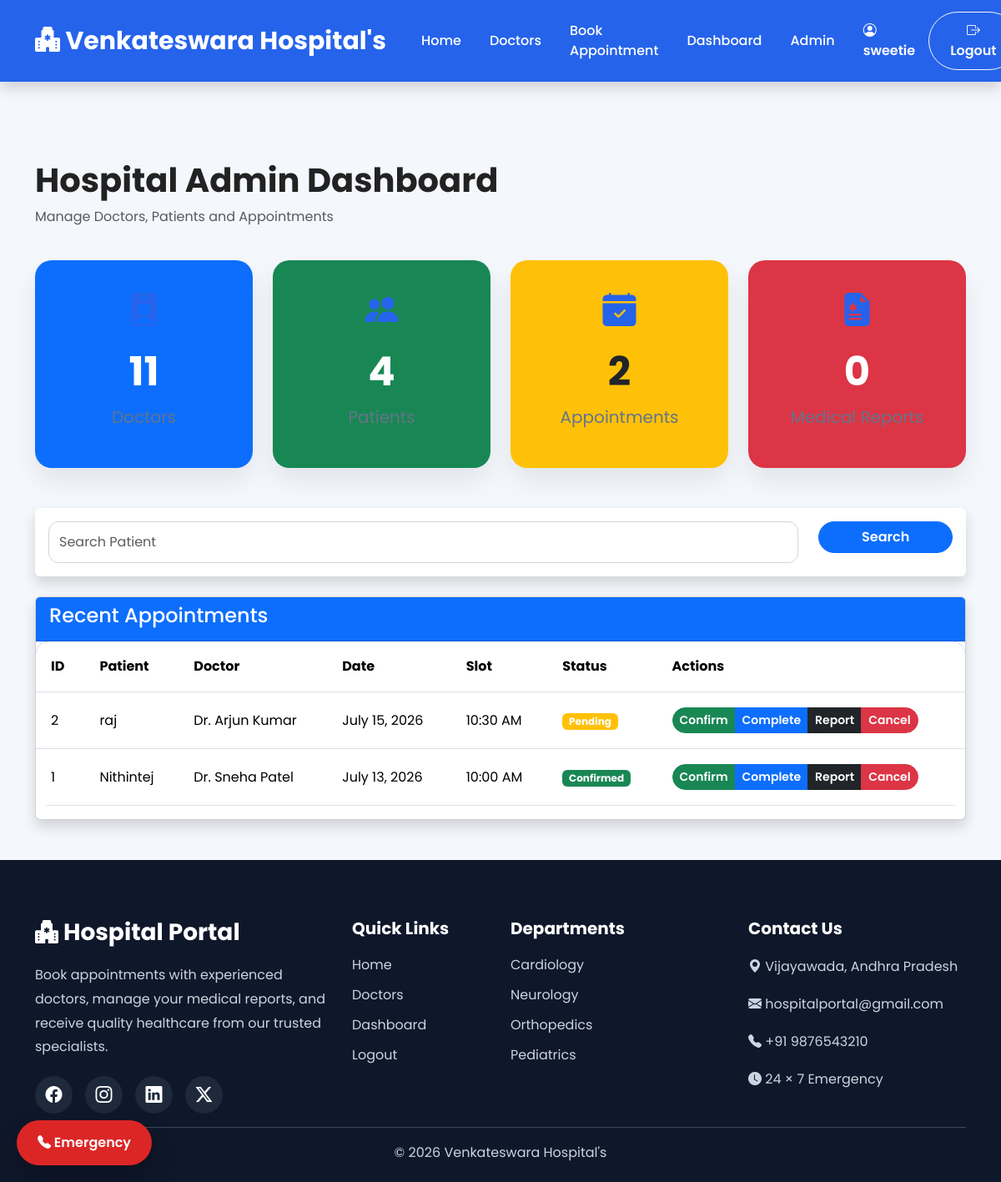
/admin-dashboard/ (signed in), run on the app's committed database.
### appointments/models.py (models this page shows, shortened)
class Appointment(models.Model):
    STATUS = [
        ('PENDING', 'Pending'),
        ('CONFIRMED', 'Confirmed'),
        ('COMPLETED', 'Completed'),
        ('CANCELLED', 'Cancelled'),
    ]
    doctor = models.ForeignKey(
        Doctor,
        on_delete=models.CASCADE,
        related_name='appointments'
    )
    patient = models.ForeignKey(
        Patient,
        on_delete=models.CASCADE,
        related_name='appointments'
    )
    appointment_date = models.DateField()
    time_slot = models.CharField(max_length=30)
    reason = models.TextField(blank=True)
    status = models.CharField(
        max_length=20,
        choices=STATUS,
        default='PENDING'
    )
    created_at = models.DateTimeField(auto_now_add=True)
    class Meta:
        unique_together = (
            'doctor',
            'appointment_date',
            'time_slot'
        )

class Patient(models.Model):
    user = models.OneToOneField(
        User,
        on_delete=models.CASCADE,
        null=True,
        blank=True
    )
    GENDER = [
        ('Male', 'Male'),
        ('Female', 'Female'),
        ('Other', 'Other'),
    ]
    BLOOD_GROUPS = [
        ('A+', 'A+'),
        ('A-', 'A-'),
        ('B+', 'B+'),
        ('B-', 'B-'),
        ('AB+', 'AB+'),
        ('AB-', 'AB-'),
        ('O+', 'O+'),
        ('O-', 'O-'),
    ]
    name = models.CharField(max_length=100)
    age = models.PositiveIntegerField()
    gender = models.CharField(
        max_length=10,
        choices=GENDER
    )
    phone = models.CharField(
    max_length=15,
    blank=True,
    default=""
    )
    email = models.EmailField()
    address = models.TextField()
    blood_group = models.CharField(
        max_length=5,
        choices=BLOOD_GROUPS
    )
    created_at = models.DateTimeField(auto_now_add=True)

class Doctor(models.Model):
    DEPARTMENTS = [
        ('CARDIO', 'Cardiology'),
        ('PEDIA', 'Pediatrics'),
        ('ORTHO', 'Orthopedics'),
        ('NEURO', 'Neurology'),
    ]
    name = models.CharField(max_length=100)
    profile_image = models.ImageField(
        upload_to='doctors/',
        default='doctors/default.png'
    )
    department = models.CharField(
        max_length=10,
        choices=DEPARTMENTS
    )
    specialization = models.CharField(max_length=150)
    qualification = models.CharField(max_length=200)
    experience = models.PositiveIntegerField(
        help_text="Experience in Years"
    )
    consultation_fee = models.DecimalField(
        max_digits=8,
        decimal_places=2
    )
    available_days = models.CharField(
        max_length=100,
        default="Monday,Tuesday,Wednesday,Thursday,Friday"
    )
    available_time = models.CharField(
        max_length=100,
        default="09:00 AM - 05:00 PM"
    )
    email = models.EmailField()
    phone = models.CharField(
    max_length=15,
    blank=True,
    default=""
)
    about = models.TextField()
    rating = models.DecimalField(
        max_digits=2,
        decimal_places=1,
        default=5.0
    )
    is_active = models.BooleanField(default=True)
    created_at = models.DateTimeField(auto_now_add=True)
    class Meta:
        ordering = ['name']

### appointments/views.py (the view)
@login_required(login_url="login")
def admin_dashboard(request):
    if not request.user.is_staff:
        messages.error(
            request,
            "Access Denied."
        )
        return redirect("home")
    search = request.GET.get("search")
    appointments = Appointment.objects.select_related(
        "doctor",
        "patient"
    ).order_by(
        "-appointment_date"
    )
    if search:
        appointments = appointments.filter(
            patient__name__icontains=search
        )
    context = {
        "doctor_count": Doctor.objects.count(),
        "patient_count": Patient.objects.count(),
        "appointment_count": Appointment.objects.count(),
        "report_count": MedicalReport.objects.count(),
        "appointments": appointments,
    }
    return render(
        request,
        "adminpanel/dashboard.html",
        context
    )

### templates/adminpanel/dashboard.html (shortened to what this page needs)
{% extends 'base.html' %}
{% block content %}
<div class="container py-5 mt-5">
<div class="row mb-4">
<div class="col">
<h1 class="fw-bold">
Hospital Admin Dashboard
</h1>
<p class="text-muted">
Manage Doctors, Patients and Appointments
</p>
</div>
</div>
<div class="row g-4 mb-5">
<div class="col-lg-3">
<div class="dashboard-card bg-primary text-white">
<i class="bi bi-person-badge-fill fs-1"></i>
<h2>
{{doctor_count}}
</h2>
<p>
</p>
</div>
</div>
<div class="col-lg-3">
<div class="dashboard-card bg-success text-white">
<i class="bi bi-people-fill fs-1"></i>
<h2>
{{patient_count}}
</h2>
<p>
</p>
</div>
</div>
<div class="col-lg-3">
<div class="dashboard-card bg-warning text-dark">
<i class="bi bi-calendar-check-fill fs-1"></i>
<h2>
{{appointment_count}}
</h2>
<p>
Appointments
</p>
</div>
</div>
<div class="col-lg-3">
<div class="dashboard-card bg-danger text-white">
<i class="bi bi-file-earmark-medical-fill fs-1"></i>
<h2>
{{report_count}}
</h2>
<p>
</p>
</div>
</div>
</div>
<div class="card shadow border-0 mb-4">
<div class="card-body">
<form method="GET">
<div class="row">
<div class="col-lg-10">
<input
type="text"
class="form-control"
placeholder="Search Patient"
name="search"
value="{{request.GET.search}}">
</div>
<div class="col-lg-2">
<button
class="btn btn-primary w-100">
Search
</button>
</div>
</div>
</form>
</div>
</div>
<div class="card shadow">
<div class="card-header bg-primary text-white">
<h4>
Recent Appointments
</h4>
</div>
<div class="table-responsive">
<table class="table table-hover align-middle">
<thead>
<tr>
<th>ID</th>
<th>Patient</th>
<th>Doctor</th>
<th>Date</th>
<th>Slot</th>
<th>Status</th>
<th>Actions</th>
</tr>
</thead>
<tbody>
{% for appointment in appointments %}
<tr>
<td>
{{appointment.id}}
</td>
<td>
{{appointment.patient.name}}
</td>
<td>
Dr. {{appointment.doctor.name}}
</td>
<td>
{{appointment.appointment_date}}
</td>
<td>
{{appointment.time_slot}}
</td>
<td>
{% if appointment.status == "PENDING" %}
<span class="badge bg-warning">
Pending
</span>
{% elif appointment.status == "CONFIRMED" %}
<span class="badge bg-success">
Confirmed
</span>
{% elif appointment.status == "COMPLETED" %}
<span class="badge bg-primary">
Completed
</span>
{% else %}
<span class="badge bg-danger">
Cancelled
</span>
{% endif %}
</td>
<td>
<div class="btn-group">
<a
href="{% url 'update_status' appointment.id 'CONFIRMED' %}"
class="btn btn-success btn-sm">
Confirm
</a>
<a
href="{% url 'update_status' appointment.id 'COMPLETED' %}"
class="btn btn-primary btn-sm">
Complete
</a>
<a
href="{% url 'create_medical_report' appointment.id %}"
class="btn btn-dark btn-sm">
Report
</a>
<a
href="{% url 'update_status' appointment.id 'CANCELLED' %}"
class="btn btn-danger btn-sm">
Cancel
</a>
</div>
</td>
</tr>
{% empty %}
<tr>
<td colspan="7">
No appointments found.
</td>
</tr>
{% endfor %}
</tbody>
</table>
</div>
</div>
</div>
{% endblock %}

### templates/base.html (shortened to what this page needs)
{% load static %}
<!DOCTYPE html>
<html lang="en">
<head>
    <link href="https://cdn.jsdelivr.net/npm/bootstrap@5.3.3/dist/css/bootstrap.min.css"
          rel="stylesheet">
    <link href="https://cdn.jsdelivr.net/npm/bootstrap-icons@1.11.3/font/bootstrap-icons.min.css"
          rel="stylesheet">
    <link rel="stylesheet"
          href="{% static 'css/style.css' %}">
</head>
<body>
<nav class="navbar navbar-expand-lg navbar-dark fixed-top shadow">
    <div class="container">
        <a class="navbar-brand fw-bold"
           href="{% url 'home' %}">
            <i class="bi bi-hospital-fill"></i>
            Venkateswara Hospital's
        </a>
        <div class="collapse navbar-collapse"
             id="navbarNav">
            <ul class="navbar-nav ms-auto align-items-lg-center">
                <li class="nav-item">
                    <a class="nav-link"
                       href="{% url 'home' %}">
                        Home
                    </a>
                </li>
                <li class="nav-item">
                    <a class="nav-link"
                       href="{% url 'doctor_list' %}">
                        Doctors
                    </a>
                </li>
                {% if user.is_authenticated %}
                <li class="nav-item">
                    <a class="nav-link"
                       href="{% url 'doctor_list' %}">
                        Book Appointment
                    </a>
                </li>
                <li class="nav-item">
                    <a class="nav-link"
                       href="{% url 'patient_dashboard' %}">
                        Dashboard
                    </a>
                </li>
                {% if user.is_staff %}
                <li class="nav-item">
                    <a class="nav-link"
                       href="{% url 'admin_dashboard' %}">
                        Admin
                    </a>
                </li>
                {% endif %}
                <li class="nav-item">
                    <span class="nav-link text-warning fw-semibold">
                        <i class="bi bi-person-circle"></i>
                        {{ user.first_name|default:user.username }}
                    </span>
                </li>
                <li class="nav-item ms-lg-2">
                    <a class="btn btn-outline-light rounded-pill"
                       href="{% url 'logout' %}">
                        <i class="bi bi-box-arrow-right"></i>
                        Logout
                    </a>
                </li>
                {% endif %}
            </ul>
        </div>
    </div>
</nav>
<div class="container mt-5 pt-5">
</div>
{% block content %}
{% endblock %}
<a href="tel:+919876543210"
   class="emergency-btn">
    <i class="bi bi-telephone-fill"></i>
    Emergency
</a>
<footer class="footer">
<div class="container">
<div class="row gy-4">
<div class="col-lg-4">
<h3>
<i class="bi bi-hospital-fill"></i>
Hospital Portal
</h3>
<p>
Book appointments with experienced doctors,
manage your medical reports,
and receive quality healthcare from our trusted specialists.
</p>
<div class="social-icons">
<a href="#">
<i class="bi bi-facebook"></i>
</a>
<a href="#">
<i class="bi bi-instagram"></i>
</a>
<a href="#">
<i class="bi bi-linkedin"></i>
</a>
<a href="#">
<i class="bi bi-twitter-x"></i>
</a>
</div>
</div>
<div class="col-lg-2">
<h5>
Quick Links
</h5>
<ul class="footer-links">
<li>
<a href="{% url 'home' %}">
Home
</a>
</li>
<li>
<a href="{% url 'doctor_list' %}">
Doctors
</a>
</li>
<li>
<a href="{% url 'patient_dashboard' %}">
Dashboard
</a>
</li>
{% if user.is_authenticated %}
<li>
<a href="{% url 'logout' %}">
Logout
</a>
</li>
{% else %}
<li>
<a href="{% url 'login' %}">
Login
</a>
</li>
{% endif %}
</ul>
</div>
<div class="col-lg-3">
<h5>
Departments
</h5>
<ul class="footer-links">
<li>
Cardiology
</li>
<li>
Neurology
</li>
<li>
Orthopedics
</li>
<li>
Pediatrics
</li>
</ul>
</div>
<div class="col-lg-3">
<h5>
Contact Us
</h5>
<p>
<i class="bi bi-geo-alt-fill"></i>
Vijayawada,
Andhra Pradesh
</p>
<p>
<i class="bi bi-envelope-fill"></i>
hospitalportal@gmail.com
</p>
<p>
<i class="bi bi-telephone-fill"></i>
+91 9876543210
</p>
<p>
<i class="bi bi-clock-fill"></i>
24 × 7 Emergency
</p>
</div>
</div>
<hr>
<div class="text-center">
<p class="mb-0">
© 2026 Venkateswara Hospital's
</p>
</div>
</div>
</footer>
</body>
</html>

### static/css/style.css (style rules this page uses)
:root { --primary:#2563eb; --secondary:#10b981; --danger:#ef4444; --warning:#f59e0b; --dark:#0f172a; --light:#f8fafc; --gray:#64748b; --shadow:0 10px 30px rgba(0,0,0,.08); }
* { margin:0; padding:0; box-sizing:border-box; }
body { font-family:'Poppins',sans-serif; background:#f4f7fb; color:#222; overflow-x:hidden; }
html { scroll-behavior:smooth; }
a { text-decoration:none; }
.navbar { background:#2563eb; padding:14px 0; box-shadow:0 5px 20px rgba(0,0,0,.08); }
.navbar-brand { font-size:30px; font-weight:700; }
.nav-link { color:#fff !important; margin-left:18px; font-weight:500; transition:.3s; }
.navbar .btn { border-radius:30px; padding:10px 25px; }
.footer { background:#0f172a; color:#cbd5e1; padding:70px 0 20px; }
.footer h3, .footer h5 { color:white; margin-bottom:20px; font-weight:700; }
.footer p { line-height:1.8; }
.footer-links { list-style:none; padding-left:0; }
.footer-links li { margin-bottom:12px; }
.footer-links a { color:#cbd5e1; transition:.3s; }
.social-icons { display:flex; gap:15px; margin-top:20px; }
.social-icons a { height:45px; width:45px; display:flex; align-items:center; justify-content:center; border-radius:50%; background:#1e293b; color:white; font-size:20px; transition:.3s; }
.form-control, .form-select { border-radius:12px; padding:12px; border:1px solid #d1d5db; }
.dashboard-card { background:white; padding:30px; border-radius:20px; box-shadow:var(--shadow); transition:.3s; text-align:center; height:100%; }
.dashboard-card i { font-size:48px; color:#2563eb; margin-bottom:20px; }
.dashboard-card h2 { font-size:42px; font-weight:700; }
.dashboard-card p { color:#64748b; }
.table { background:white; border-radius:15px; overflow:hidden; }
.table thead { background:#2563eb; color:white; }
.table td, .table th { padding:18px; vertical-align:middle; }
.btn { font-weight:600; transition:.3s; }
.btn-primary, .btn-success, .btn-danger { border-radius:30px; }
.emergency-btn { position:fixed; left:20px; bottom:20px; background:#dc2626; color:white; padding:15px 25px; border-radius:40px; box-shadow:0 15px 30px rgba(0,0,0,.25); z-index:999; font-weight:600; }
.dashboard-card { padding:30px; border-radius:20px; text-align:center; box-shadow:0 15px 30px rgba(0,0,0,.08); transition:.3s; }
.dashboard-card h2 { font-size:48px; font-weight:700; margin-top:15px; }
.dashboard-card p { font-size:20px; margin-top:10px; }

### data on the page
Appointment: id "2", patient.name "raj", doctor.name "Arjun Kumar", appointment_date "July 15, 2026", time_slot "10:30 AM", status "Pending"
Appointment: id "1", patient.name "Nithintej", doctor.name "Sneha Patel", appointment_date "July 13, 2026", time_slot "10:00 AM", status "Confirmed"

### other printed values
{{ user.first_name|default:user.username }} "sweetie"
{{ doctor_count }} "11"
{{ patient_count }} "4"
{{ appointment_count }} "2"
{{ report_count }} "0"
